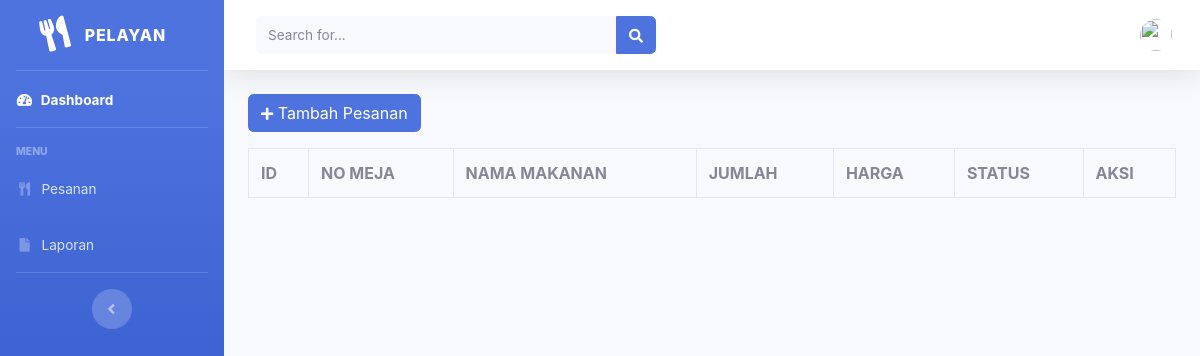
The app's page /index.php/pelayan/pesanan, older data.
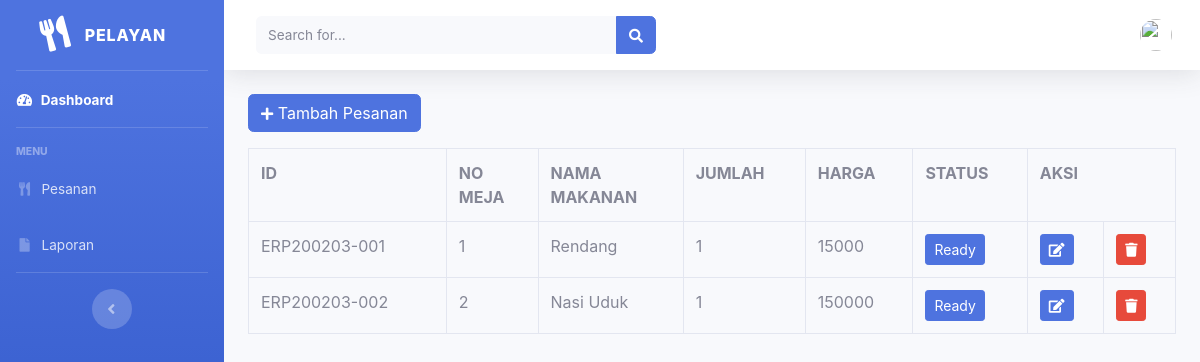
The same page, newer data.
### tables this page shows
CREATE TABLE `pesanan` (
  `id` int(11) NOT NULL,
  `no_meja` int(11) NOT NULL,
  `id_produk` int(11) NOT NULL,
  `nama` varchar(30) NOT NULL,
  `jumlah` int(10) NOT NULL,
  `harga` int(125) NOT NULL,
  `gambar` text NOT NULL,
  `status` enum('Ready','Unavailable') NOT NULL
);

### application/controllers/pelayan/pesanan.php (called while the page is built, shortened)
<?php
class Pesanan extends CI_Controller
{
    public function index()
    {
        $data['user'] = $this->db->get_where('user', ['email' => $this->session->userdata('email')])->row_array();
        $data['pesanan'] = $this->model_pesanan->tampil_data()->result();
        $this->load->view('templates/pelayan_header', $data);
        $this->load->view('templates/pelayan_siderbar', $data);
        $this->load->view('pelayan/pesanan', $data);
        $this->load->view('templates/footer');
    }
}

### index.php (called while the page is built, shortened)
<?php
require_once BASEPATH.'core/CodeIgniter.php';

### application/models/model_pesanan.php (called while the page is built, shortened)
<?php
class Model_pesanan extends CI_Model
{
    public function tampil_data()
    {
        return $this->db->get('pesanan');
    }
}

### application/views/pelayan/pesanan.php (the view, shortened to what this page needs)
<div class="container-fluid">
    <button class="btn btn sm btn-primary mb-3" data-toggle="modal" data-target="#tambah_pesanan"><i class="fas fa-plus fa-sm"></i> Tambah Pesanan</button>
    <table class="table table-bordered">
        <tr>
            <th>ID</th>
            <th>NO MEJA</th>
            <th>NAMA MAKANAN</th>
            <th>JUMLAH</th>
            <th>HARGA</th>
            <th>STATUS</th>
            <th colspan="3">AKSI</th>
        </tr>
        <?php
        $no =  1;
        foreach ($pesanan as $psn) : ?>
            <tr>
                <td width="3"><?php echo "ERP", date('ymd'), "-", "00", $no++ ?></td>
                <td width="3"><?php echo $psn->no_meja ?></td>
                <td width="3"><?php echo $psn->nama ?></td>
                <td width="3"><?php echo $psn->jumlah ?></td>
                <td width="3"><?php echo $psn->harga ?></td>
                <td width="3">
                    <div class="btn btn-primary btn-sm"><?php echo $psn->status ?>
                </td>
</div>
<td width="3"><?php echo anchor('pelayan/pesanan/edit/' . $psn->id, '<div class="btn btn-primary btn-sm"><i class="fas fa-edit"></i></div>') ?></td>
<td width="3"><?php echo anchor('pelayan/pesanan/hapus/' . $psn->id, '<div class="btn btn-danger btn-sm"><i class="fas fa-trash"></i></div>') ?></td>
<?php endforeach; ?>
</table>
</div>

Row changes from the older to the newer data that the page shows:
added pesanan: no_meja "1", nama "Rendang", jumlah "1", harga "15000", status "Ready"
added pesanan: no_meja "2", nama "Nasi Uduk", jumlah "1", harga "150000", status "Ready"
